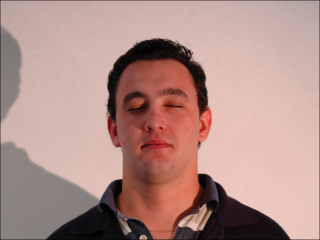
#> input picture 3assignment/face_dark.bmp, 320 x 240 px
$ python 3assignment.py --image face_dark.bmp
#> lines starting #> are read from the running program, lines starting #| are printed output that depends on the picture; after the words box and inside, x2 and y2 are one past the last pixel; in counts of white or black regions, pixels touching at a corner belong together
'''
Written by Eric Kearney on 10/14/2018. This program detects skin on an input
image and returns an image with every pixel that does not have detected skin
set to 0. By default, This program uses the 'face_dark.bmp" image, include it
in the same directory as this program, or supply your own image using
3assignment,py --image <path_to_image>

This is my first 'serious submission', it does what it's supposed to, but. . .
badly. I wasn't able to find a way to work with histograms directly in
opencv, which made the automatic thresholding VERY difficult. I truly hope
I'll be able to take another look at this project at another time, for now,
there is some seriously sketchy code in here, see the report for details.
'''

import cv2
import numpy as np
import argparse
from pathlib import Path
from matplotlib import pyplot as plt
from scipy import stats

default_image = './face_dark.bmp'
parser = argparse.ArgumentParser()
parser.add_argument('-i', '--image', help='path to the image')
args = parser.parse_args()

def validate_image():
    if args.image:
        if Path(args.image).is_file():
            img = cv2.imread(args.image)
        else:
            print('File {} not found'.format(args.image))
            exit()
    else:
        if Path(default_image).is_file():
            img = cv2.imread(default_image)
        else:
            print('No image supplied, and the default image, {} ' \
                    'was not found'.format(default_image))
            exit()
    return img

def create_mask(image):
    hsv = cv2.cvtColor(image, cv2.COLOR_BGR2HSV)
    lower = np.array([0, 48, 80], dtype = 'uint8')
    luminance_thresh = find_luminance_local_min(hsv)
    upper = np.array([20, 255, luminance_thresh], dtype = 'uint8')
    return cv2.inRange(hsv, lower, upper)

def find_luminance_local_min(hsv):
    # Find and return the local minima between the two largest local maxima
    # of the luminance component of the image, or at least that's what we're
    # supposed to do here. For now, I've used the mode to find the two
    # most frequently occuring values (aka the two highest peaks of the
    # histogram), and simply took the average of those two values, hoping
    # there'd be a trough between them. To improve this, it would be necessary
    # to make sure the two peaks aren't too close to each other. In any case,
    # this entire approach is probably completely wrong.
    # Get just the luminance component of the image, flatten it to a 1D
    # array
    lum = hsv[:,:,2]
    lum = lum.ravel()
    # Find the first peak of the histogram by taking the mode of the array.
    mode1 = stats.mode(lum)
    # Remove all values in that array that are less than the peak, then find
    # the next biggest peak
    lum = lum[lum > mode1[0]]
    mode2 = stats.mode(lum)
    lum = lum[lum < mode2[0]]
    return mode1[0] / 2 + mode2[0] / 2

def filter_skin(image, mask):
    # Blur the mask to smooth the result and help get rid of the noise
    gaus = cv2.GaussianBlur(mask, (7,7), 0)
    return cv2.bitwise_and(image, image, mask = gaus)

def main():
    img = validate_image()
#> in validate_image, img is the input picture: shape (240, 320, 3); mean B, G, R 136.4, 143.2, 177.3
    mask = create_mask(img)
#> in create_mask, `hsv = cv2.cvtColor(image, cv2.COLOR_BGR2HSV)`: hsv: shape (240, 320, 3); mean H, S, V 16.5, 62.7, 177.3
#> in find_luminance_local_min, `lum = hsv[:,:,2]`:
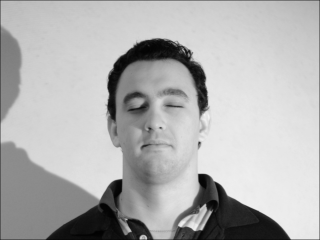
#> lum: shape (240, 320); min 1, max 242, mean 177.3
#> in find_luminance_local_min, `mode1 = stats.mode(lum)`: mode1 = (209, 1802)
#> in find_luminance_local_min, `mode2 = stats.mode(lum)`: mode2 = (231, 1799)
#> in create_mask, `luminance_thresh = find_luminance_local_min(hsv)`: luminance_thresh = 220
#> in create_mask, `upper = np.array([20, 255, luminance_thresh], dtype = 'uint8')`: upper = [20, 255, 220]
#> in create_mask, `return cv2.inRange(hsv, lower, upper)`:
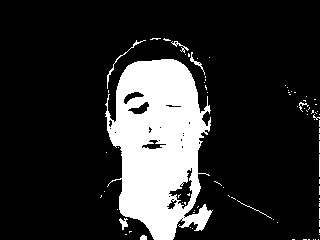
#> returned value: shape (240, 320); 17.6% white; 84 white regions (75 under 20 px), largest, box (x1, y1, x2, y2) and area: (105, 59, 213, 240) 12861, (107, 40, 146, 89) 98, (190, 52, 205, 75) 60
    result = filter_skin(img, mask)
#> in filter_skin, `gaus = cv2.GaussianBlur(mask, (7,7), 0)`:
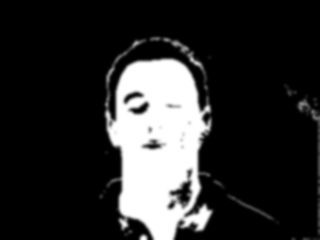
#> gaus: shape (240, 320); min 0, max 255, mean 44.7
#> in filter_skin, `return cv2.bitwise_and(image, image, mask = gaus)`:
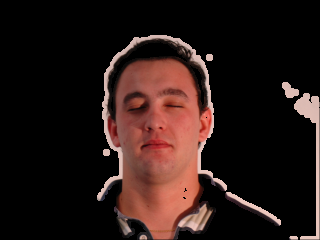
#> returned value: shape (240, 320, 3); mean of channels 0, 1, 2 21.9, 24.9, 40.6; drawn as B, G, R

    cv2.imshow('original', img)
    cv2.imshow('mask', mask)
    cv2.imwrite('./mask.bmp', mask)
    cv2.imshow('result', result)
    cv2.imwrite('./result.bmp', result)
    cv2.waitKey(0)
    cv2.destroyAllWindows()

if __name__ == '__main__':
    main()

$ run again, with 3assignment/face_good.bmp copied over 3assignment/face_dark.bmp
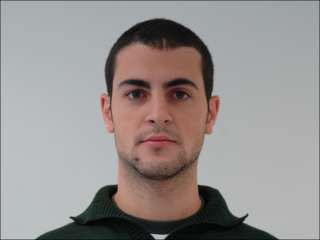
#> input picture 3assignment/face_good.bmp, 320 x 240 px
#> in validate_image, img is the input picture: shape (240, 320, 3); mean B, G, R 144, 145.9, 151.6
#> hsv: shape (240, 320, 3); mean H, S, V 69.9, 29.6, 155.4
#> in find_luminance_local_min, `lum = hsv[:,:,2]`:
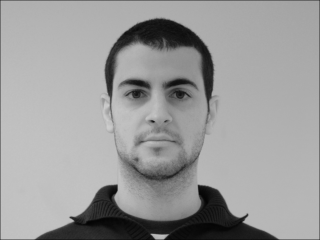
#> lum: shape (240, 320); min 4, max 205, mean 155.4
#> mode1 = (182, 3640)
#> mode2 = (192, 3496)
#> in find_luminance_local_min, `lum = lum[lum < mode2[0]]`: lum = 13074 values, max 191 at index 4209, min 183 at index 0, mean 187.3
#> luminance_thresh = 187
#> upper = [20, 255, 187]
#> in filter_skin, `return cv2.bitwise_and(image, image, mask = gaus)`:
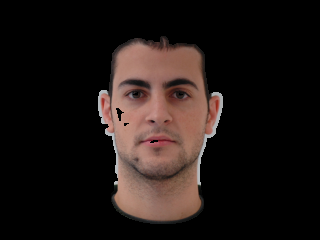
#> returned value: shape (240, 320, 3); mean of channels 0, 1, 2 20.4, 22.9, 31.2; drawn as B, G, R
